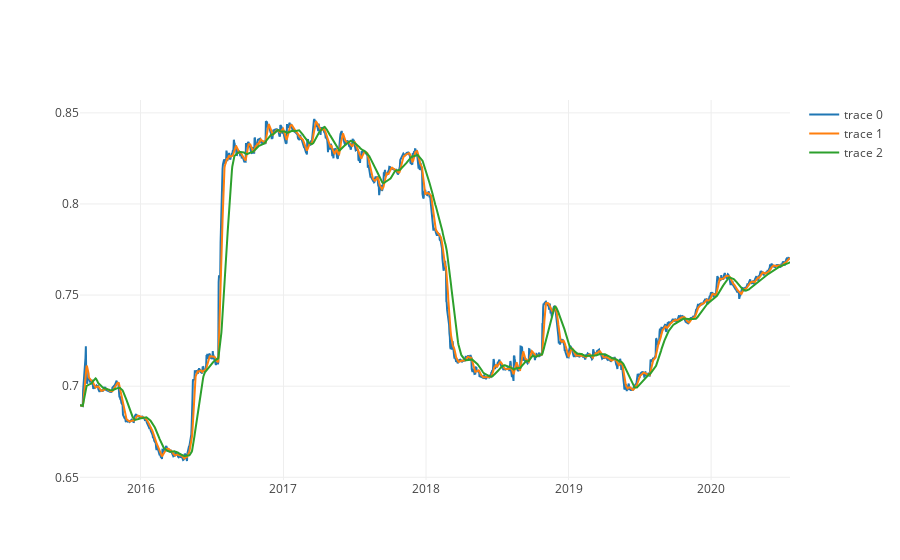

Notebook cell for this chart:
### Code cell
traces = []
x = daily_balance_gini['date']
gini_list = ['gini', 'gini_sma7', 'gini_sma30']
for gini in gini_list:
    y = daily_balance_gini[gini]
    trace = dict(
        x=x,
        y=y,
        hoverinfo=f'{gini}',
        mode='lines'
    )
    traces.append(trace)
fig = dict(data=traces)

iplot(fig, validate=False)

### Figure 1 — Plotly figure (JSON) as saved in the notebook; plotly's stock layout.template omitted (floating-point values rounded to 4 significant figures; data arrays with more than 128 entries replaced by an {"elided": "..."} marker saying what was removed)
{"data": [{"hoverinfo": "gini", "mode": "lines", "x": {"elided": "1819 str values"}, "y": {"elided": "1819 float values"}}, {"hoverinfo": "gini_sma7", "mode": "lines", "x": {"elided": "1819 str values"}, "y": {"elided": "1819 float values"}}, {"hoverinfo": "gini_sma30", "mode": "lines", "x": {"elided": "1819 str values"}, "y": {"elided": "1819 float values"}}], "layout": {}}
